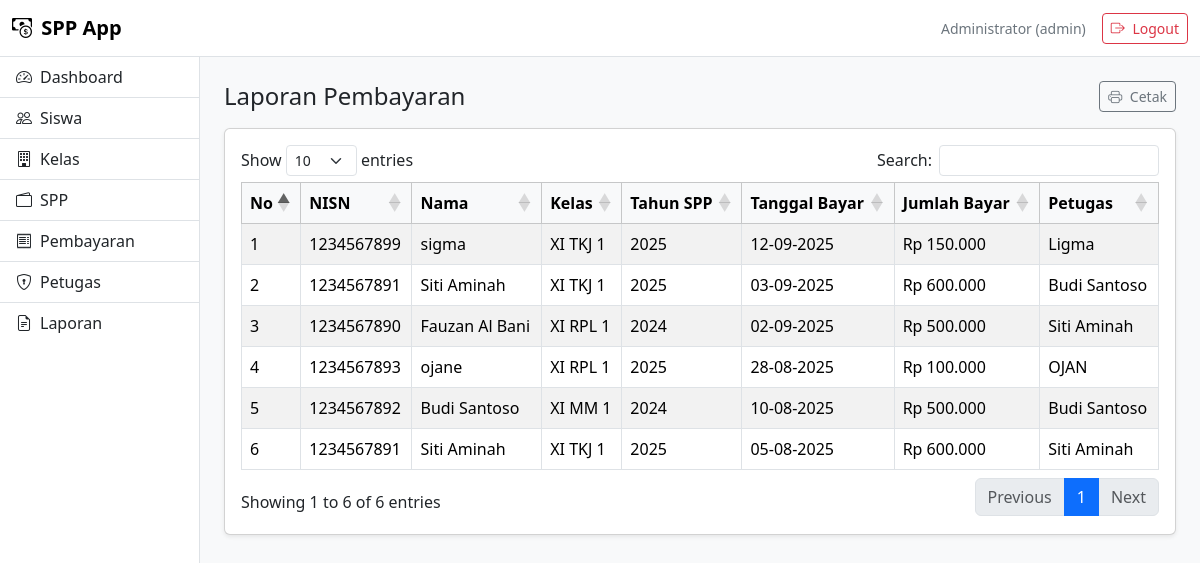
The app's page /index.php?page=laporan (signed in) with its own data.
### tables this page shows
CREATE TABLE `pembayaran` (
  `id_pembayaran` int(11) NOT NULL,
  `id_petugas` int(11) DEFAULT NULL,
  `nisn` char(10) DEFAULT NULL,
  `tgl_bayar` date DEFAULT NULL,
  `bulan_dibayar` varchar(8) DEFAULT NULL,
  `tahun_dibayar` varchar(4) DEFAULT NULL,
  `id_spp` int(11) DEFAULT NULL,
  `jumlah_bayar` int(11) DEFAULT NULL
);

CREATE TABLE `siswa` (
  `nisn` char(10) NOT NULL,
  `nis` char(8) DEFAULT NULL,
  `nama` varchar(35) DEFAULT NULL,
  `id_kelas` int(11) DEFAULT NULL,
  `alamat` text DEFAULT NULL,
  `no_telp` varchar(13) DEFAULT NULL,
  `id_spp` int(11) DEFAULT NULL,
  `password` varchar(255) NOT NULL
);

CREATE TABLE `kelas` (
  `id_kelas` int(11) NOT NULL,
  `nama_kelas` varchar(10) DEFAULT NULL,
  `kompetensi_keahlian` varchar(50) DEFAULT NULL
);

CREATE TABLE `spp` (
  `id_spp` int(11) NOT NULL,
  `tahun` int(11) DEFAULT NULL,
  `nominal` int(11) DEFAULT NULL
);

CREATE TABLE `petugas` (
  `id_petugas` int(11) NOT NULL,
  `username` varchar(25) DEFAULT NULL,
  `password` varchar(255) DEFAULT NULL,
  `nama_petugas` varchar(35) DEFAULT NULL,
  `level` enum('admin','petugas') DEFAULT NULL,
  `aktif` tinyint(1) NOT NULL DEFAULT 1
);

### index.php (called while the page is built, shortened)
<?php
include "layouts/head.php";
include "layouts/navbar.php";
include "layouts/sidebar.php";
$page = $_GET['page'] ?? 'dashboard';
include "pages/$page.php";
include "layouts/footer.php";

### pages/laporan.php (the view, shortened to what this page needs)
<?php
include "./config/koneksi.php";
?>
<div class="d-flex justify-content-between align-items-center mb-3">
  <h4 class="mb-0">Laporan Pembayaran</h4>
  <div class="d-flex gap-2">
    <button class="btn btn-outline-secondary btn-sm" onclick="window.print()">
      <i class="bi bi-printer me-1"></i> Cetak
    </button>
  </div>
</div>
<?php
$q = mysqli_query($koneksi,"
  SELECT p.id_pembayaran, s.nisn, s.nama, k.nama_kelas, sp.tahun,
         p.tgl_bayar, p.jumlah_bayar, pt.nama_petugas
  FROM pembayaran p
  JOIN siswa s    ON p.nisn = s.nisn
  JOIN kelas k    ON s.id_kelas = k.id_kelas
  JOIN spp sp     ON s.id_spp = sp.id_spp
  JOIN petugas pt ON p.id_petugas = pt.id_petugas
  ORDER BY p.tgl_bayar DESC
");
?>
<div class="card shadow-sm">
  <div class="card-body">
    <table class="table table-bordered table-striped datatable">
      <thead class="table-light">
        <tr>
          <th>No</th>
          <th>NISN</th>
          <th>Nama</th>
          <th>Kelas</th>
          <th>Tahun SPP</th>
          <th>Tanggal Bayar</th>
          <th>Jumlah Bayar</th>
          <th>Petugas</th>
        </tr>
      </thead>
      <tbody>
        <?php
        $no=1;
        while($d=mysqli_fetch_assoc($q)):
        ?>
        <tr>
          <td><?= $no++ ?></td>
          <td><?= $d['nisn'] ?></td>
          <td><?= htmlspecialchars($d['nama']) ?></td>
          <td><?= $d['nama_kelas'] ?></td>
          <td><?= $d['tahun'] ?></td>
          <td><?= date("d-m-Y", strtotime($d['tgl_bayar'])) ?></td>
          <td>Rp <?= number_format($d['jumlah_bayar'],0,',','.') ?></td>
          <td><?= htmlspecialchars($d['nama_petugas']) ?></td>
        </tr>
        <?php endwhile; ?>
      </tbody>
    </table>
  </div>
</div>

### records on screen
pembayaran: nisn.nisn "1234567899", nisn.nama "sigma", kelas.nama_kelas "XI TKJ 1", id_spp.tahun "2025", tgl_bayar "12-09-2025", jumlah_bayar "150.000", id_petugas.nama_petugas "Ligma"
pembayaran: nisn.nisn "1234567891", nisn.nama "Siti Aminah", kelas.nama_kelas "XI TKJ 1", id_spp.tahun "2025", tgl_bayar "03-09-2025", jumlah_bayar "600.000", id_petugas.nama_petugas "Budi Santoso"
pembayaran: nisn.nisn "1234567890", nisn.nama "Fauzan Al Bani", kelas.nama_kelas "XI RPL 1", id_spp.tahun "2024", tgl_bayar "02-09-2025", jumlah_bayar "500.000", id_petugas.nama_petugas "Siti Aminah"
pembayaran: nisn.nisn "1234567893", nisn.nama "ojane", kelas.nama_kelas "XI RPL 1", spp.tahun "2025", tgl_bayar "28-08-2025", jumlah_bayar "100.000", id_petugas.nama_petugas "OJAN"
pembayaran: nisn.nisn "1234567892", nisn.nama "Budi Santoso", kelas.nama_kelas "XI MM 1", id_spp.tahun "2024", tgl_bayar "10-08-2025", jumlah_bayar "500.000", id_petugas.nama_petugas "Budi Santoso"
pembayaran: nisn.nisn "1234567891", nisn.nama "Siti Aminah", kelas.nama_kelas "XI TKJ 1", id_spp.tahun "2025", tgl_bayar "05-08-2025", jumlah_bayar "600.000", id_petugas.nama_petugas "Siti Aminah"

### other values on screen
$_SESSION['nama_petugas'] "Administrator"
$_SESSION['level'] "admin"
